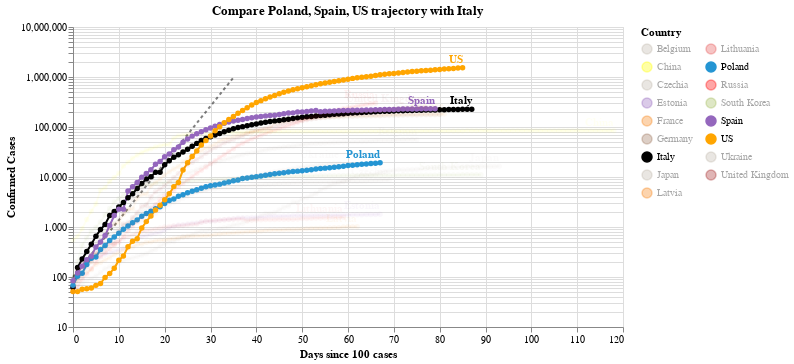

Notebook source saved alongside this figure:
### Code cell
#hide_input
chart2 = make_since_chart(dff2, ['Poland', 'Spain', 'US'], baseline_countries)
chart2

### Figure 1 — Vega-Lite specification as saved in the notebook (floating-point values rounded to 4 significant figures; data arrays with more than 128 entries replaced by an {"elided": "..."} marker saying what was removed)
{"config": {"view": {"continuousWidth": 400, "continuousHeight": 300}}, "layer": [{"data": {"name": "data-628230001892d6798b50651be41d1b3e"}, "mark": {"type": "line", "color": "black", "opacity": 0.5, "strokeDash": [3, 3]}, "encoding": {"x": {"type": "quantitative", "field": "Days since 100 cases"}, "y": {"type": "quantitative", "field": "Confirmed Cases"}}}, {"data": {"name": "data-93d74d0078b83133ea76f4f7e6157b41"}, "mark": {"type": "line", "point": true}, "encoding": {"color": {"type": "nominal", "field": "Country", "legend": {"columns": 2}, "scale": {"domain": ["Belgium", "China", "Czechia", "Estonia", "France", "Germany", "Italy", "Japan", "Latvia", "Lithuania", "Poland", "Russia", "South Korea", "Spain", "US", "Ukraine", "United Kingdom"], "range": ["#C1B7AD", "yellow", "#C1B7AD", "#9467bd", "#F58518", "#9D755D", "black", "#C1B7AD", "#F58518", "#E45756", "#2495D3", "red", "#A1BA59", "#9467bd", "orange", "#C1B7AD", "brown"]}}, "opacity": {"condition": {"value": 1, "selection": "selector004"}, "value": 0.05}, "tooltip": [{"type": "nominal", "field": "Country"}, {"type": "temporal", "field": "Date"}, {"type": "quantitative", "field": "Confirmed Cases"}, {"type": "quantitative", "field": "Days since 100 cases"}], "x": {"type": "quantitative", "field": "Days since 100 cases"}, "y": {"type": "quantitative", "field": "Confirmed Cases", "scale": {"type": "log"}}}, "selection": {"selector004": {"type": "multi", "fields": ["Country"], "bind": "legend", "init": [{"Country": "Poland"}, {"Country": "Spain"}, {"Country": "US"}, {"Country": "Italy"}]}}, "width": 550}, {"data": {"name": "data-93d74d0078b83133ea76f4f7e6157b41"}, "mark": {"type": "text", "align": "right", "dy": -8, "fontWeight": "bold"}, "encoding": {"color": {"type": "nominal", "field": "Country", "legend": {"columns": 2}, "scale": {"domain": ["Belgium", "China", "Czechia", "Estonia", "France", "Germany", "Italy", "Japan", "Latvia", "Lithuania", "Poland", "Russia", "South Korea", "Spain", "US", "Ukraine", "United Kingdom"], "range": ["#C1B7AD", "yellow", "#C1B7AD", "#9467bd", "#F58518", "#9D755D", "black", "#C1B7AD", "#F58518", "#E45756", "#2495D3", "red", "#A1BA59", "#9467bd", "orange", "#C1B7AD", "brown"]}}, "opacity": {"condition": {"value": 1, "selection": "selector004"}, "value": 0.05}, "text": {"type": "nominal", "field": "Country"}, "tooltip": [{"type": "nominal", "field": "Country"}, {"type": "temporal", "field": "Date"}, {"type": "quantitative", "field": "Confirmed Cases"}, {"type": "quantitative", "field": "Days since 100 cases"}], "x": {"type": "quantitative", "field": "Days since 100 cases"}, "y": {"type": "quantitative", "field": "Confirmed Cases", "scale": {"type": "log"}}}, "transform": [{"filter": "(datum['Date'] >= 1589846400000)"}], "width": 550}], "title": "Compare Poland, Spain, US trajectory with Italy", "$schema": "https://vega.github.io/schema/vega-lite/v4.0.2.json", "datasets": {"data-628230001892d6798b50651be41d1b3e": [{"Days since 100 cases": 0, "Confirmed Cases": 100.0}, {"Days since 100 cases": 1, "Confirmed Cases": 130.0}, {"Days since 100 cases": 2, "Confirmed Cases": 169.0}, {"Days since 100 cases": 3, "Confirmed Cases": 219.7}, {"Days since 100 cases": 4, "Confirmed Cases": 285.6}, {"Days since 100 cases": 5, "Confirmed Cases": 371.3}, {"Days since 100 cases": 6, "Confirmed Cases": 482.7}, {"Days since 100 cases": 7, "Confirmed Cases": 627.5}, {"Days since 100 cases": 8, "Confirmed Cases": 815.7}, {"Days since 100 cases": 9, "Confirmed Cases": 1060.0}, {"Days since 100 cases": 10, "Confirmed Cases": 1379.0}, {"Days since 100 cases": 11, "Confirmed Cases": 1792.0}, {"Days since 100 cases": 12, "Confirmed Cases": 2330.0}, {"Days since 100 cases": 13, "Confirmed Cases": 3029.0}, {"Days since 100 cases": 14, "Confirmed Cases": 3937.0}, {"Days since 100 cases": 15, "Confirmed Cases": 5119.0}, {"Days since 100 cases": 16, "Confirmed Cases": 6654.0}, {"Days since 100 cases": 17, "Confirmed Cases": 8650.0}, {"Days since 100 cases": 18, "Confirmed Cases": 11250.0}, {"Days since 100 cases": 19, "Confirmed Cases": 14620.0}, {"Days since 100 cases": 20, "Confirmed Cases": 19000.0}, {"Days since 100 cases": 21, "Confirmed Cases": 24710.0}, {"Days since 100 cases": 22, "Confirmed Cases": 32120.0}, {"Days since 100 cases": 23, "Confirmed Cases": 41750.0}, {"Days since 100 cases": 24, "Confirmed Cases": 54280.0}, {"Days since 100 cases": 25, "Confirmed Cases": 70560.0}, {"Days since 100 cases": 26, "Confirmed Cases": 91730.0}, {"Days since 100 cases": 27, "Confirmed Cases": 119300.0}, {"Days since 100 cases": 28, "Confirmed Cases": 155000.0}, {"Days since 100 cases": 29, "Confirmed Cases": 201500.0}, {"Days since 100 cases": 30, "Confirmed Cases": 262000.0}, {"Days since 100 cases": 31, "Confirmed Cases": 340600.0}, {"Days since 100 cases": 32, "Confirmed Cases": 442800.0}, {"Days since 100 cases": 33, "Confirmed Cases": 575600.0}, {"Days since 100 cases": 34, "Confirmed Cases": 748300.0}, {"Days since 100 cases": 35, "Confirmed Cases": 972800.0}], "data-93d74d0078b83133ea76f4f7e6157b41": {"elided": "1329 records"}}}
